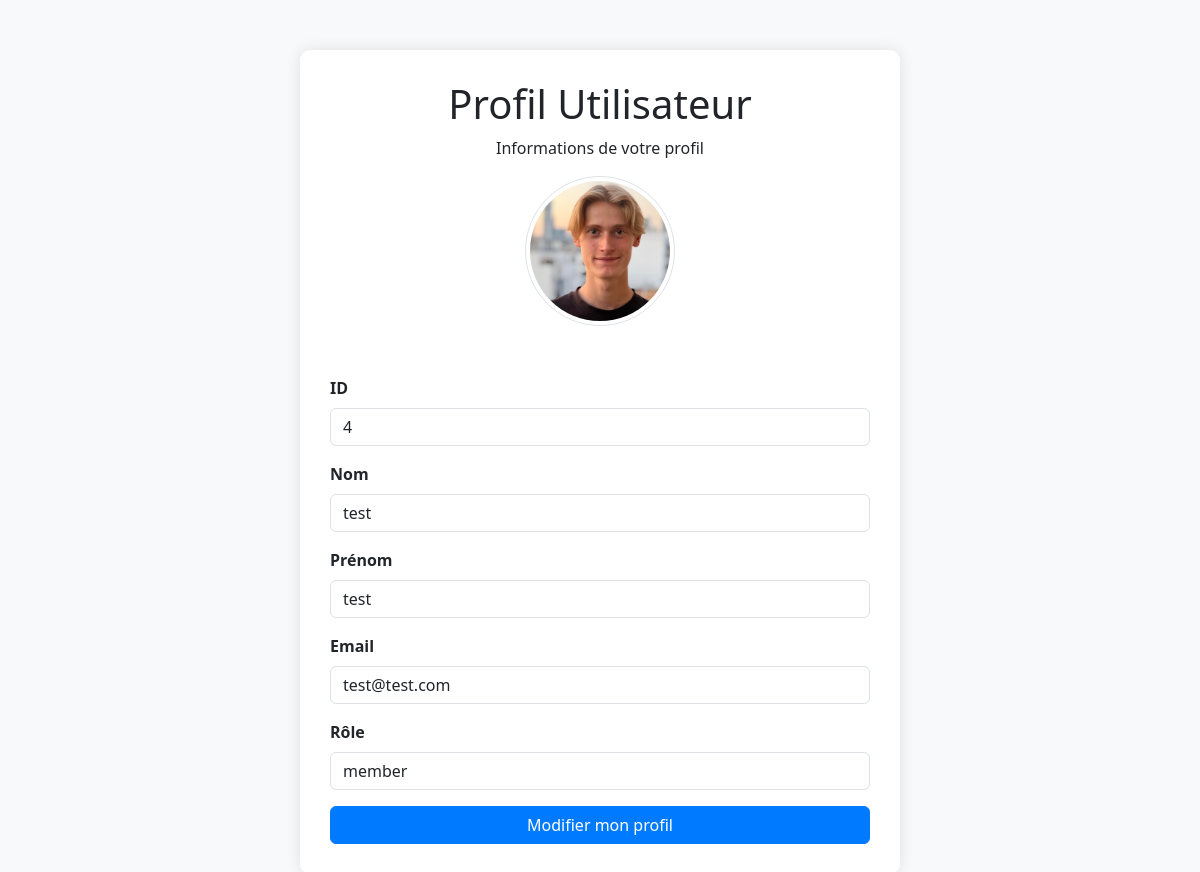
Page /views/auth/profile.php (signed in) on the committed database.
### tables this page shows
CREATE TABLE `users` (
  `id` int(11) NOT NULL,
  `profile` varchar(255) NOT NULL,
  `nom` varchar(50) NOT NULL,
  `prenom` varchar(255) NOT NULL,
  `email` varchar(100) NOT NULL,
  `password` varchar(255) NOT NULL,
  `role` enum('member','manager') DEFAULT 'member',
  `activation` enum('oui','non') NOT NULL DEFAULT 'non'
);

### views/auth/profile.php (the view, shortened to what this page needs)
<?php
include '../../includes/connect.php';
$user_id = $_SESSION['user_id'];
$stmt = $pdo->prepare("SELECT id, nom, prenom, email, role, profile FROM Users WHERE id = ?");
$stmt->execute([$user_id]);
$user = $stmt->fetch();
?>
<!DOCTYPE html>
<html lang="fr">
<head>
    <link href="https://cdn.jsdelivr.net/npm/bootstrap@5.3.3/dist/css/bootstrap.min.css" rel="stylesheet">
</head>
<body>
<div class="container">
    <div class="profile-header">
        <h1>Profil Utilisateur</h1>
        <p>Informations de votre profil</p>
        <?php if ($user['profile']): ?>
            <img src="../../<?php echo htmlspecialchars($user['profile']); ?>" alt="Profile Image" class="profile-photo img-thumbnail">
        <?php else: ?>
            <img src="../../assets/images/default-profile.png" alt="Profile Image" class="profile-photo img-thumbnail">
        <?php endif; ?>
    </div>
    <div class="mb-3">
        <label class="form-label">ID</label>
        <p class="form-control"><?php echo htmlspecialchars($user['id']); ?></p>
    </div>
    <div class="mb-3">
        <label class="form-label">Nom</label>
        <p class="form-control"><?php echo htmlspecialchars($user['nom']); ?></p>
    </div>
    <div class="mb-3">
        <label class="form-label">Prénom</label>
        <p class="form-control"><?php echo htmlspecialchars($user['prenom']); ?></p>
    </div>
    <div class="mb-3">
        <label class="form-label">Email</label>
        <p class="form-control"><?php echo htmlspecialchars($user['email']); ?></p>
    </div>
    <div class="mb-3">
        <label class="form-label">Rôle</label>
        <p class="form-control"><?php echo htmlspecialchars($user['role']); ?></p>
    </div>
    <a href="profiledit.php" class="btn btn-primary w-100">Modifier mon profil</a>
</div>
</body>
</html>

### views/auth/profile.php (style rules this page uses)
body { background-color: #f8f9fa; }
.container { max-width: 600px; margin-top: 50px; background: #fff; padding: 30px; border-radius: 10px; box-shadow: 0 0 15px rgba(0, 0, 0, 0.1); }
.profile-header { text-align: center; margin-bottom: 30px; }
.profile-photo { border-radius: 50%; width: 150px; height: 150px; object-fit: cover; margin-bottom: 20px; }
.form-label { font-weight: bold; }
.btn-primary { background-color: #007bff; border-color: #007bff; }

### rows in the picture
users: profile (picture), id "4", nom "test", prenom "test", email "test@test.com", role "member"
